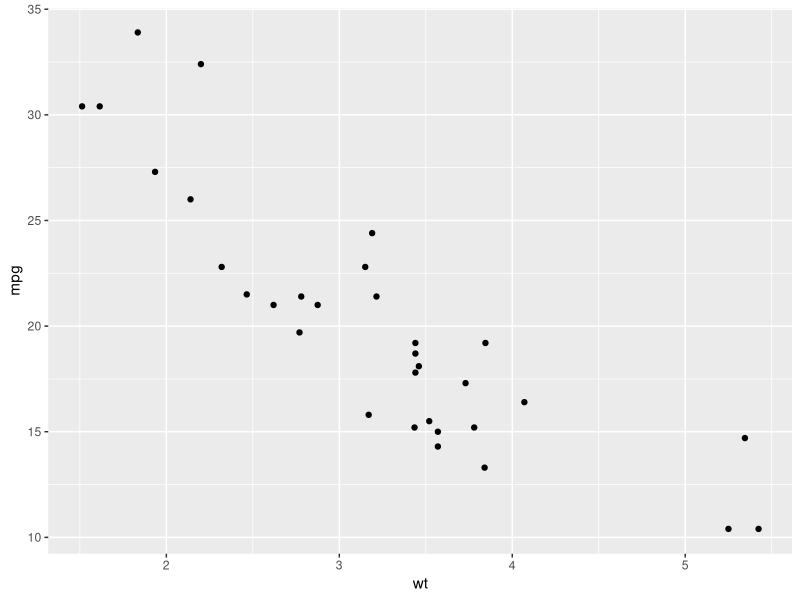
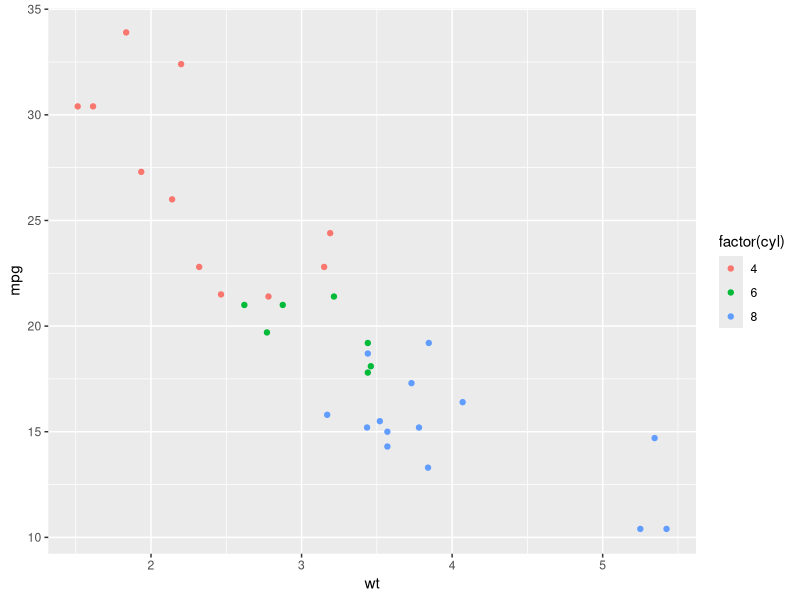
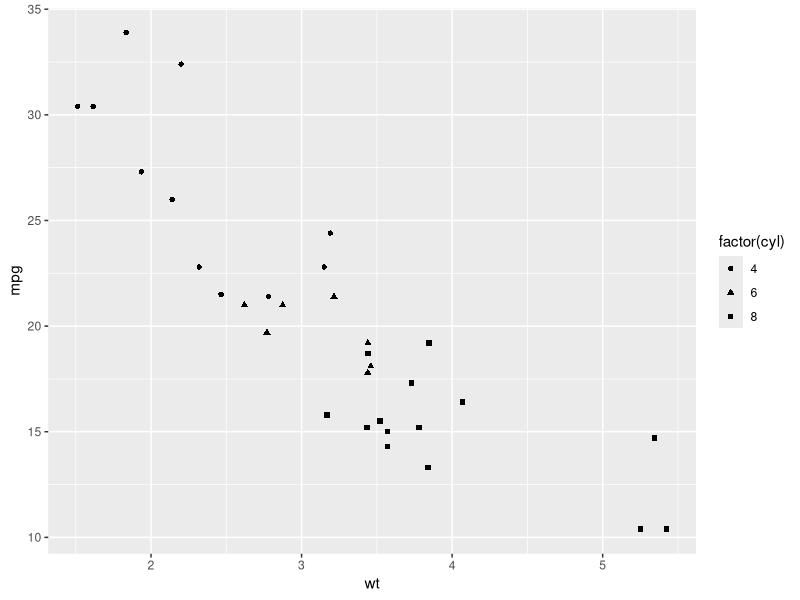
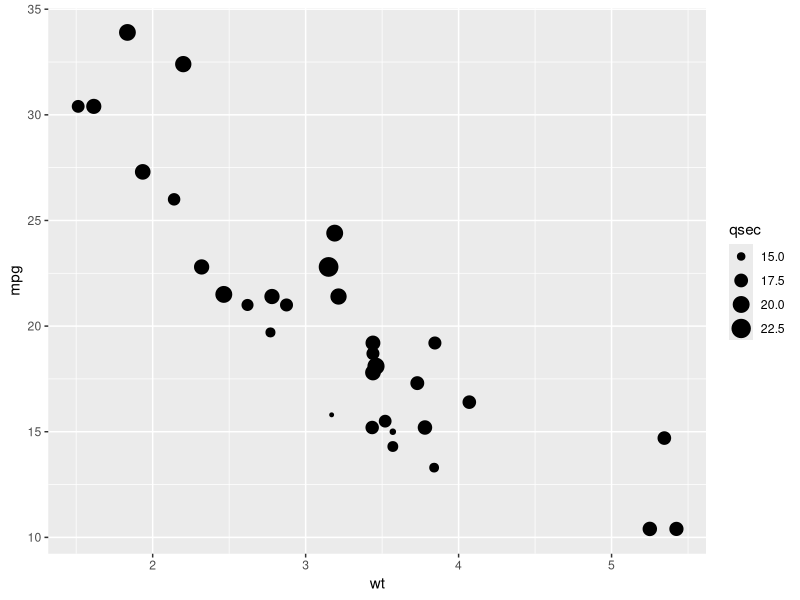
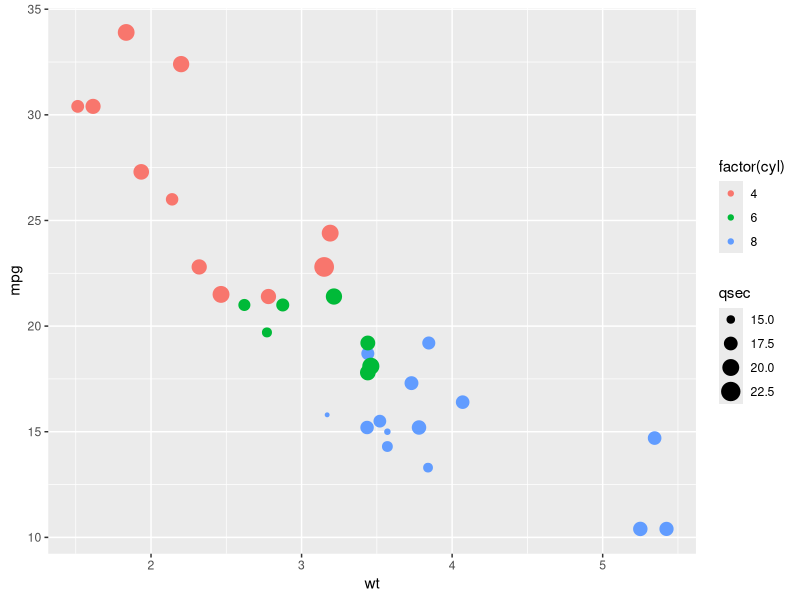
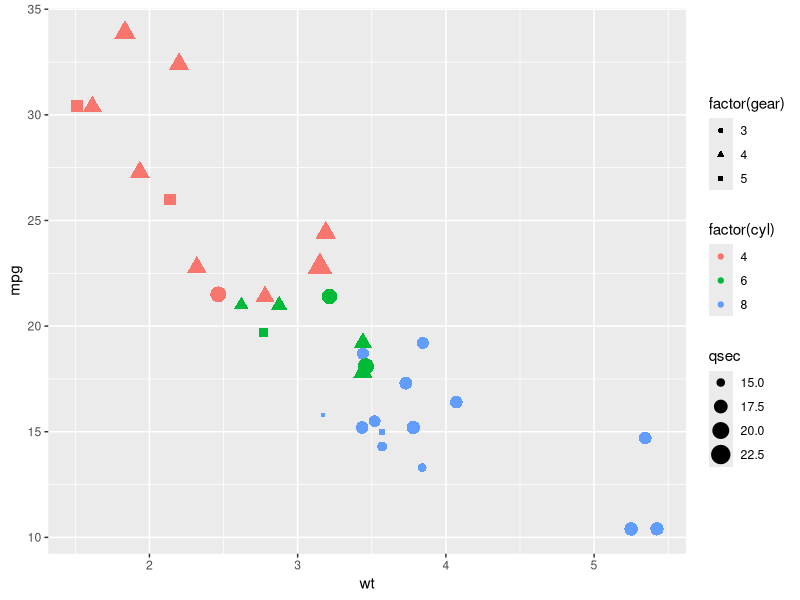
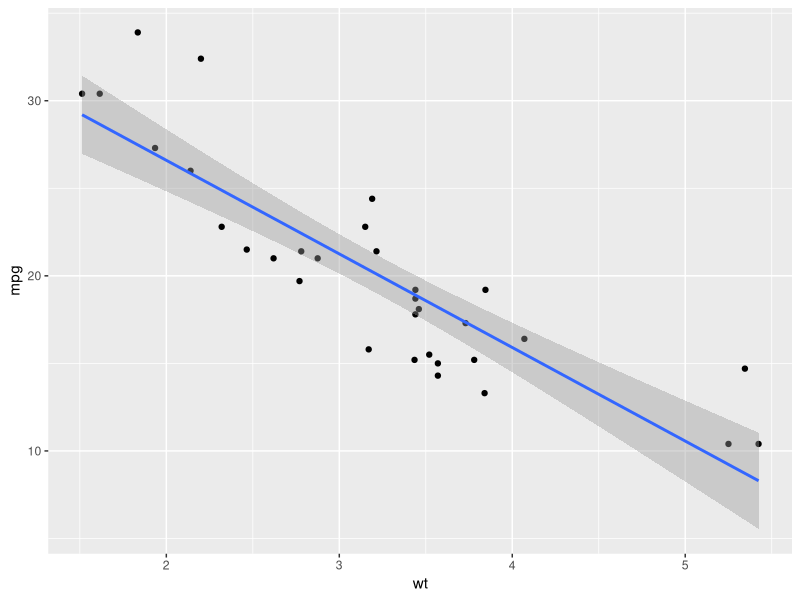
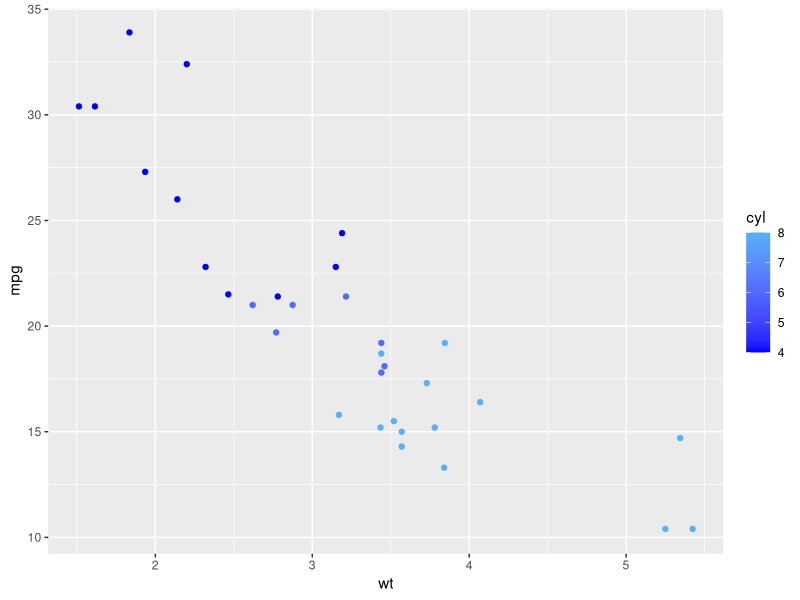

These charts were generated, in order, by the following R code:
#' ---
#' title: "Introduction to ggplot2"
#' author: "Adam M. Wilson"
#' date: "October 2015"
#' output:
#'   revealjs::revealjs_presentation:
#'       theme: sky
#'       transition: fade
#'       highlight: monochrome
#'       center: false
#'       width: 1080
#'       widgets: [mathjax, bootstrap,rCharts]
#'       keep_md:  true
#'       pandoc_args: [ "--slide-level", "2" ]
#' ---
#' 
#' 
#' ## Today
#' 
#' 1. `ggplot` graphics
#' 2. spatial (vector) data with `sp` package
#' 
#' ## [`ggplot2`](http://ggplot2.org)
#' The _grammar of graphics_:  consistent aesthetics, multidimensional conditioning, and step-by-step plot building.
#' 
#' 
#' 1.	Data: 		The raw data
#' 2.	`geom_`: The geometric shapes representing data
#' 3.	`aes()`:	Aesthetics of the geometric and statistical objects (color, size, shape, and position)
#' 4.	`scale_`:	Maps between the data and the aesthetic dimensions
#' 
#' ```
#' data
#' + geometry,
#' + aesthetic mappings like position, color and size
#' + scaling of ranges of the data to ranges of the aesthetics
#' ```
#' 
#' ---
#' 
#' ### Additional settings
#' 
#' 5.	`stat_`:	Statistical summaries of the data that can be plotted, such as quantiles, fitted curves (loess, linear models), etc.
#' 6.	`coord_`:	Transformation for mapping data coordinates into the plane of the data rectangle
#' 7.	`facet_`:	Arrangement of data into grid of plots
#' 8.	`theme`:	Visual defaults (background, grids, axes, typeface, colors, etc.)
#' 
#' 
#' ---
#' 
#' <img src="assets/ggplot_intro1.png" alt="alt text" width="100%">
#' 
#' 
#' ---
#' 
#' <img src="assets/ggplot_intro2.png" alt="alt text" width="100%">
#' 
#' ## Simple scatterplot
#' 
## ------------------------------------------------------------------------
library(ggplot2)
p <- ggplot(mtcars, aes(x=wt, y=mpg))
p + geom_point()

#' 
#' ---
#' 
#' ### Aesthetic map: color by # of cylinders
#' 
## ------------------------------------------------------------------------
p + 
  geom_point(aes(colour = factor(cyl)))
 

#' 
#' ---
#' 
#' ### Set shape using # of cylinders 
## ------------------------------------------------------------------------
p + 
  geom_point(aes(shape = factor(cyl)))

#' 
#' ---
#' 
#' ### Adjust size by `qsec` 
## ------------------------------------------------------------------------
p + 
  geom_point(aes(size = qsec))

#' 
#' ---
#' 
#' ### Color by cylinders and size by `qsec` 
## ------------------------------------------------------------------------
p + 
  geom_point(aes(colour = factor(cyl),size = qsec))

#' 
#' ---
#' 
#' ### Multiple aesthetics
## ----fig.height=4--------------------------------------------------------
p + 
  geom_point(aes(colour = factor(cyl),size = qsec,shape=factor(gear)))

#' 
#' ---
#' 
#' ### Add a linear model
## ------------------------------------------------------------------------
p + geom_point() + 
  geom_smooth(method="lm")

#' 
#' ---
#' 
#' ### Change scale color
#' 
## ------------------------------------------------------------------------
p + geom_point(aes(colour = cyl)) + 
  scale_colour_gradient(low = "blue")

#' 
#' ---
#' 
#' ### Change scale shapes
#' 
## ------------------------------------------------------------------------
p + geom_point(aes(shape = factor(cyl))) + 
  scale_shape(solid = FALSE)

#' 
#' ---
#' 
#' ### Set aesthetics to fixed value
## ------------------------------------------------------------------------
ggplot(mtcars, aes(wt, mpg)) + 
  geom_point(colour = "red", size = 3)

#' 
#' ---
#' 
#' ### Transparancy: alpha=0.2
## ------------------------------------------------------------------------
d <- ggplot(diamonds, aes(carat, price))
d + geom_point(alpha = 0.2)

#' 
#' Varying alpha useful for large data sets
#' 
#' ---
#' 
#' ### Transparancy: alpha=0.1
#' 
## ------------------------------------------------------------------------
d + 
  geom_point(alpha = 0.1)

#' 
#' --- 
#' 
#' ### Transparancy: alpha=0.01
#' 
## ------------------------------------------------------------------------
d + 
  geom_point(alpha = 0.01)

#' 
#' 
#' ## Building ggplots
#' 
#' <img src="assets/ggplotSyntax.png" alt="alt text" width="90%">
#' 
#' ## Other Plot types
#' 
#' ---
#' 
#' <img src="assets/ggplot01.png" alt="alt text" width="70%">
#' 
#' ---
#' 
#' ## Your turn
#' 
#' Edit plot `p` above to include:
#' 
#' 1. points
#' 2. A smooth ('loess') curve
#' 3. a "rug" to the plot
#' 
#' ---
#' 
## ----message=F-----------------------------------------------------------
p+
  geom_point()+
  geom_smooth()+
  geom_rug()

#' 
#' ---
#' 
#' <img src="assets/ggplot02.png" alt="alt text" width="100%">
#' 
#' ---
#' 
#' <img src="assets/ggplot03.png" alt="alt text" width="70%">
#' 
#' ---
#' 
#' <img src="assets/ggplot05.png" alt="alt text" width="80%">
#' 
#' ---
#' 
#' ### Discrete X, Continuous Y
#' 
## ------------------------------------------------------------------------
p <- ggplot(mtcars, aes(factor(cyl), mpg))
p + geom_point()

#' 
#' ---
#' 
#' ### Discrete X, Continuous Y + geom_jitter()
#' 
## ------------------------------------------------------------------------
p + 
  geom_jitter()

#' 
#' ---
#' 
#' ### Discrete X, Continuous Y + geom_violin()
#' 
## ------------------------------------------------------------------------
p + 
  geom_violin()

#' 
#' ---
#' 
#' ### Discrete X, Continuous Y + geom_violin()
#' 
## ------------------------------------------------------------------------
p + 
  geom_violin() + geom_jitter(position = position_jitter(width = .1))

#' 
#' ---
#' 
#' <img src="assets/ggplot06.png" alt="alt text" width="100%">
#' 
#' ---
#' 
#' ### Three Variables
#' <img src="assets/ggplot07.png" alt="alt text" width="120%">
#' 
#' Will come back to this next week for raster package.
#' 
#' ---
#' 
#' ### Stats
#' Visualize a data transformation
#' 
#' <img src="assets/ggplotStat01.png" alt="alt text" width="100%">
#' 
#' * Each stat creates additional variables with a common ``..name..`` syntax
#' * Often two ways: `stat_bin(geom="bar")`  OR  `geom_bar(stat="bin")`
#' 
#' ---
#' 
#' <img src="assets/ggplotStat02.png" alt="alt text" width="100%">
#' 
#' ---
#' 
#' ### 2D kernel density estimation
#' 
#' Old Faithful Geyser Data on duration and waiting times.
#' 
## ------------------------------------------------------------------------
library("MASS")
data(geyser)
m <- ggplot(geyser, aes(x = duration, y = waiting))

#' 
#' <img src="assets/Old_Faithful.jpg" alt="alt text" width="50%"> <small>[photo: Greg Willis](https://commons.wikimedia.org/wiki/File:Old_Faithful_(3679482556).jpg)</small>
#' 
#' See `?geyser` for details.
#' 
#' ---
#' 
## ------------------------------------------------------------------------
m + 
  geom_point()

#' 
#' ---
#' 
## ------------------------------------------------------------------------
m + 
  geom_point() +  stat_density2d(geom="contour")

#' 
#' Check `?geom_density2d()` for details
#' 
#' ---
#' 
## ------------------------------------------------------------------------
m + 
  geom_point() +  stat_density2d(geom="contour") +
  xlim(0.5, 6) + ylim(40, 110)

#' 
#' Update limits to show full contours.  Check `?geom_density2d()` for details
#' 
#' 
#' ---
#' 
## ------------------------------------------------------------------------
m + stat_density2d(aes(fill = ..level..), geom="polygon") + 
  geom_point(col="red")

#' 
#' Check `?geom_density2d()` for details
#' 
#' ---
#' 
#' <img src="assets/ggplotStat03.png" alt="alt text" width="80%">
#' 
#' ---
#' 
#' ## Your turn
#' 
#' Edit plot `m` to include: 
#' 
#' * The point data (with red points) on top
#' * A `binhex` plot of the Old Faithful data
#' 
#' Experiment with the number of bins to find one that works.  
#' 
#' See `?stat_binhex` for details
#' 
#' ---
#' 
#' 
#' 
#' ## Specifying Scales
#' 
#' <img src="assets/ggplotScales01.png" alt="alt text" width="100%">
#' 
#' ---
#' 
#' ### Discrete color: default
#' 
## ------------------------------------------------------------------------
b=ggplot(mpg,aes(fl))+
  geom_bar( aes(fill = fl)); b

#' 
#' 
#' ---
#' 
#' ### Discrete color: greys
#' 
## ------------------------------------------------------------------------
b + scale_fill_grey( start = 0.2, end = 0.8, 
                   na.value = "red")

#' 
#' ---
#' 
#' ### Continuous color: defaults
#' 
## ---- message=F----------------------------------------------------------
a <- ggplot(mpg, aes(hwy)) + 
  geom_dotplot( aes(fill = ..x..)); a

#' 
#' ---
#' 
#' ### Continuous color: `gradient`
#' 
## ---- message=F----------------------------------------------------------
a +  scale_fill_gradient( low = "red", 
                          high = "yellow")

#' 
#' ---
#' 
#' ### Continuous color: `gradient2`
#' 
## ---- message=F----------------------------------------------------------
a + scale_fill_gradient2(low = "red", high = "blue", 
                       mid = "white", midpoint = 25)

#' 
#' ---
#' 
#' ### Continuous color: `gradientn`
#' 
## ---- message=F----------------------------------------------------------
a + scale_fill_gradientn(
  colours = rainbow(10))

#' 
#' ---
#' 
#' ### Discrete color: brewer
#' 
## ------------------------------------------------------------------------
b + 
  scale_fill_brewer( palette = "Blues")

#' 
#' ## [colorbrewer2.org](http://colorbrewer2.org)
#' 
#' 
#' <img src="assets/brewer1.png" alt="alt text" width="100%">
#' 
#' ---
#' 
#' ## ColorBrewer: Diverging
#' 
#' <img src="assets/brewer2.png" alt="alt text" width="100%">
#' 
#' ## ColorBrewer: Filtered
#' 
#' <img src="assets/brewer3.png" alt="alt text" width="100%">
#' 
#' 
#' ## Your turn
#' 
#' Edit the contour plot of the geyser data to use a sequential brewer palette: 
#' 
## ------------------------------------------------------------------------
m +
  stat_density2d(aes(fill = ..level..), geom="polygon") + 
  geom_point(col="red")

#' 
#' Note: use`scale_fill_distiller()` rather than `scale_fill_brewer()` for continuous data
#' 
#' ---
#' 
#' 
#' ---
#' 
#' Or use `geom=tile` for a raster representation.
#' 
#' 
#' 
#' ---
#' 
#' ## Axis scaling
#' 
#' 
#' Create noisy exponential data
#' 
## ------------------------------------------------------------------------
set.seed(201)
n <- 100
dat <- data.frame(
    xval = (1:n+rnorm(n,sd=5))/20,
    yval = 10^((1:n+rnorm(n,sd=5))/20)
)

#' 
#' ---
#' 
#' Make scatter plot with regular (linear) axis scaling
## ------------------------------------------------------------------------
sp <- ggplot(dat, aes(xval, yval)) + geom_point()
sp

#' 
#' <small> Example from [R Cookbook](http://www.cookbook-r.com/Graphs/Axes_(ggplot2)/) </small>
#' 
#' ---
#' 
#' log10 scaling of the y axis (with visually-equal spacing)
#' 
## ------------------------------------------------------------------------
sp + scale_y_log10()

#' 
#' ## Coordinate Systems
#' 
#' <img src="assets/ggplotCoords.png" alt="alt text" width="55%">
#' 
#' 
#' ## Position
#' 
#' <img src="assets/ggplotPosition.png" alt="alt text" width="80%">
#' 
#' ---
#' 
#' ### Stacked bars
#' 
## ------------------------------------------------------------------------
ggplot(diamonds, aes(clarity, fill=cut)) + geom_bar()


#' 
#' ---
#' 
#' ### Dodged bars
#' 
#' 
## ------------------------------------------------------------------------
ggplot(diamonds, aes(clarity, fill=cut)) + geom_bar(position="dodge")


#' 
#' 
#' # Facets
#' 
#' 
#' `facet_wrap()`: one variable
#' 
## ------------------------------------------------------------------------
ggplot(mpg, aes(x = cty, y = hwy, color = factor(cyl))) +
  geom_jitter()+
  facet_wrap(~year)

#' 
#' ---
#' 
#' `facet_grid()`: two variables
#' 
## ------------------------------------------------------------------------
ggplot(mpg, aes(x = cty, y = hwy, color = factor(cyl))) +
  geom_jitter()+
  facet_grid(year~cyl)

#' 
#' Very useful for timeseries of spatial data.
#' 
#' 
#' # Themes
#' 
#' 
#' ## GGplot Themes
#' 
#' <img src="assets/ggplotThemes.png" alt="alt text" width="80%">
#' 
#' Quickly change plot appearance with themes.
#' 
#' ### More options in the `ggthemes` package.
## ------------------------------------------------------------------------
library(ggthemes)

#' 
#' Or build your own!
#' 
#' ---
#' 
#' ### Theme examples: default
## ------------------------------------------------------------------------
p=ggplot(mpg, aes(x = cty, y = hwy, color = factor(cyl))) +
  geom_jitter() +
  labs(
    x = "City mileage/gallon",
    y = "Highway mileage/gallon",
    color = "Cylinders"
  )

#' 
#' ---
#' 
#' ### Theme examples: default
## ------------------------------------------------------------------------
p

#' 
#' --- 
#' 
#' ### Theme examples: Solarized
## ------------------------------------------------------------------------
p + theme_solarized()

#' 
#' --- 
#' 
#' ### Theme examples: Solarized Dark
## ------------------------------------------------------------------------
p +  theme_solarized(light=FALSE)

#' 
#' --- 
#' 
#' ### Theme examples: Excel
## ------------------------------------------------------------------------
p + theme_excel() 

#' 
#' --- 
#' 
#' ### Theme examples: _The Economist_
## ------------------------------------------------------------------------
p + theme_economist()

#' 
#' 
#' # Saving/exporting
#' 
#' ## Saving using the GUI
#' <img src="assets/ggplot_guisave.png" alt="alt text" width="80%">
#' 
#' ---
#' 
#' 
#' ## Saving using `ggsave()`
#' Save a `ggplot` with sensible defaults:
## ----eval=F--------------------------------------------------------------
## ggsave(filename, plot = last_plot(), scale = 1, width, height)

#' 
#' ---
#' 
#' ## Saving using devices
#' 
#' Save any plot with maximum flexibility:
#' 
## ----eval=F--------------------------------------------------------------
## pdf(filename, width, height)  # open device
## ggplot()                      # draw the plot(s)
## dev.off()                     # close the device

#' 
#' **Formats**
#' 
#' * pdf
#' * jpeg
#' * png
#' * tif
#' 
#' and more...
#' 
#' ---
#' 
#' ## Your turn: save a plot
#' 
#' 1. Save the `p` plot from above using `png()` and `dev.off()`
#' 2. Switch to the solarized theme with `light=FALSE`
#' 2. Adjust fontsize with `base_size` in the theme `+ theme_solarized(base_size=24)`
#' 
#' ## Save a plot: Example 1
#' 
#' <img src="assets/test1.png" alt="alt text" width="80%">
#' 
#' ## Save a plot: Example 2
#' 
#' <img src="assets/test2.png" alt="alt text" width="80%">
#' 
#' 
#' ## GGPLOT2 Documentation
#' 
#' Perhaps R's best documented package: [docs.ggplot2.org](http://docs.ggplot2.org/current/)
#' 
#' <img src="assets/ggplotDoc.png" alt="alt text" width="100%">
#' 
#' ## Colophon
#' 
#' Sources:
#' 
#' *  [ggplot cheatsheet](https://www.rstudio.com/wp-content/uploads/2015/03/ggplot2-cheatsheet.pdf)
#' 
#' Licensing: 
#' 
#' * Presentation: [CC-BY-3.0 ](http://creativecommons.org/licenses/by/3.0/us/)
#' * Source code: [MIT](http://opensource.org/licenses/MIT) 
#' 
